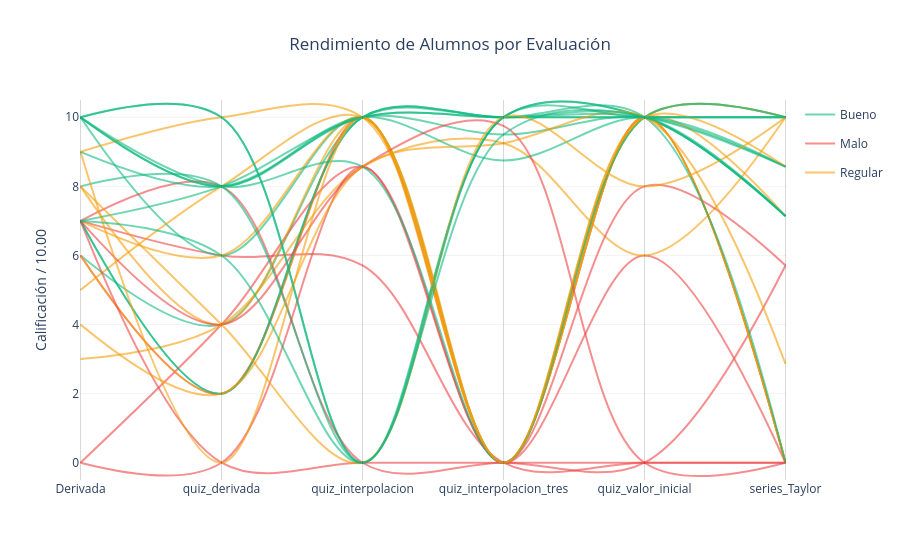

Here is the notebook cell this chart was saved with:
### Code cell
df_final[['Clasificacion', 'Color']] = df_final.apply(lambda row: pd.Series(clasificar_alumno(row['Promedio'])), axis=1)

fig1 = go.Figure()

leyendas_agregadas = {'Bueno': False, 'Regular': False, 'Malo': False}

for index, row in df_final.iterrows():
    categoria_actual = row['Clasificacion']
    
    mostrar_leyenda = not leyendas_agregadas[categoria_actual]
    if mostrar_leyenda:
        leyendas_agregadas[categoria_actual] = True

    fig1.add_trace(go.Scatter(
        x=categorias_tests,
        y=row[categorias_tests],
        mode='lines',
        line=dict(color=row['Color'], width=2, shape='spline'),
        opacity=0.6,
        name=categoria_actual, 
        legendgroup=categoria_actual, 
        showlegend=mostrar_leyenda,
        text=[f"<b>{row['Nombre Completo']}</b><br>Promedio: {row['Promedio']:.2f}<br>Clasificación: {row['Clasificacion']}"] * len(categorias_tests),
        hovertemplate="%{text}<br>%{x}: %{y:.2f}<extra></extra>"
    ))

for cat in categorias_tests:
    fig1.add_vline(x=cat, line_width=1, line_dash="solid", line_color="black", opacity=0.15)

fig1.update_layout(
    title='Rendimiento de Alumnos por Evaluación',
    title_x=0.5,
    yaxis=dict(
        title='Calificación / 10.00',
        range=[-0.5, 10.5], 
        gridcolor='rgba(200, 200, 200, 0.2)'
    ),
    plot_bgcolor='white',
    hovermode='closest'
)

fig1.show()

### Figure 1 — Plotly figure (JSON) as saved in the notebook; plotly's stock layout.template omitted (floating-point values rounded to 4 significant figures)
{"data": [{"hovertemplate": "%{text}<br>%{x}: %{y:.2f}<extra></extra>", "legendgroup": "Bueno", "line": {"color": "#10b981", "shape": "spline", "width": 2}, "mode": "lines", "name": "Bueno", "opacity": 0.6, "showlegend": true, "text": ["<b>SANDRA VIANEY ANTONIO ANTONIO</b><br>Promedio: 8.33<br>Clasificación: Bueno", "<b>SANDRA VIANEY ANTONIO ANTONIO</b><br>Promedio: 8.33<br>Clasificación: Bueno", "<b>SANDRA VIANEY ANTONIO ANTONIO</b><br>Promedio: 8.33<br>Clasificación: Bueno", "<b>SANDRA VIANEY ANTONIO ANTONIO</b><br>Promedio: 8.33<br>Clasificación: Bueno", "<b>SANDRA VIANEY ANTONIO ANTONIO</b><br>Promedio: 8.33<br>Clasificación: Bueno", "<b>SANDRA VIANEY ANTONIO ANTONIO</b><br>Promedio: 8.33<br>Clasificación: Bueno"], "type": "scatter", "x": ["Derivada", "quiz_derivada", "quiz_interpolacion", "quiz_interpolacion_tres", "quiz_valor_inicial", "series_Taylor"], "y": [6, 4, 10, 10, 10, 10]}, {"hovertemplate": "%{text}<br>%{x}: %{y:.2f}<extra></extra>", "legendgroup": "Bueno", "line": {"color": "#10b981", "shape": "spline", "width": 2}, "mode": "lines", "name": "Bueno", "opacity": 0.6, "showlegend": false, "text": ["<b>DANIELA ARANA LARA</b><br>Promedio: 7.86<br>Clasificación: Bueno", "<b>DANIELA ARANA LARA</b><br>Promedio: 7.86<br>Clasificación: Bueno", "<b>DANIELA ARANA LARA</b><br>Promedio: 7.86<br>Clasificación: Bueno", "<b>DANIELA ARANA LARA</b><br>Promedio: 7.86<br>Clasificación: Bueno", "<b>DANIELA ARANA LARA</b><br>Promedio: 7.86<br>Clasificación: Bueno", "<b>DANIELA ARANA LARA</b><br>Promedio: 7.86<br>Clasificación: Bueno"], "type": "scatter", "x": ["Derivada", "quiz_derivada", "quiz_interpolacion", "quiz_interpolacion_tres", "quiz_valor_inicial", "series_Taylor"], "y": [10, 10, 0, 10, 10, 7.14]}, {"hovertemplate": "%{text}<br>%{x}: %{y:.2f}<extra></extra>", "legendgroup": "Bueno", "line": {"color": "#10b981", "shape": "spline", "width": 2}, "mode": "lines", "name": "Bueno", "opacity": 0.6, "showlegend": false, "text": ["<b>GUADALUPE VIANEY CAMACHO CARBAJAL</b><br>Promedio: 9.35<br>Clasificación: Bueno", "<b>GUADALUPE VIANEY CAMACHO CARBAJAL</b><br>Promedio: 9.35<br>Clasificación: Bueno", "<b>GUADALUPE VIANEY CAMACHO CARBAJAL</b><br>Promedio: 9.35<br>Clasificación: Bueno", "<b>GUADALUPE VIANEY CAMACHO CARBAJAL</b><br>Promedio: 9.35<br>Clasificación: Bueno", "<b>GUADALUPE VIANEY CAMACHO CARBAJAL</b><br>Promedio: 9.35<br>Clasificación: Bueno", "<b>GUADALUPE VIANEY CAMACHO CARBAJAL</b><br>Promedio: 9.35<br>Clasificación: Bueno"], "type": "scatter", "x": ["Derivada", "quiz_derivada", "quiz_interpolacion", "quiz_interpolacion_tres", "quiz_valor_inicial", "series_Taylor"], "y": [10, 8, 10, 9.5, 10, 8.57]}, {"hovertemplate": "%{text}<br>%{x}: %{y:.2f}<extra></extra>", "legendgroup": "Malo", "line": {"color": "#ef4444", "shape": "spline", "width": 2}, "mode": "lines", "name": "Malo", "opacity": 0.6, "showlegend": true, "text": ["<b>VALERIA CARMONA RODRIGUEZ</b><br>Promedio: 3.12<br>Clasificación: Malo", "<b>VALERIA CARMONA RODRIGUEZ</b><br>Promedio: 3.12<br>Clasificación: Malo", "<b>VALERIA CARMONA RODRIGUEZ</b><br>Promedio: 3.12<br>Clasificación: Malo", "<b>VALERIA CARMONA RODRIGUEZ</b><br>Promedio: 3.12<br>Clasificación: Malo", "<b>VALERIA CARMONA RODRIGUEZ</b><br>Promedio: 3.12<br>Clasificación: Malo", "<b>VALERIA CARMONA RODRIGUEZ</b><br>Promedio: 3.12<br>Clasificación: Malo"], "type": "scatter", "x": ["Derivada", "quiz_derivada", "quiz_interpolacion", "quiz_interpolacion_tres", "quiz_valor_inicial", "series_Taylor"], "y": [7, 6, 5.71, 0, 0, 0]}, {"hovertemplate": "%{text}<br>%{x}: %{y:.2f}<extra></extra>", "legendgroup": "Bueno", "line": {"color": "#10b981", "shape": "spline", "width": 2}, "mode": "lines", "name": "Bueno", "opacity": 0.6, "showlegend": false, "text": ["<b>DIEGO CORTES PEREZ</b><br>Promedio: 7.67<br>Clasificación: Bueno", "<b>DIEGO CORTES PEREZ</b><br>Promedio: 7.67<br>Clasificación: Bueno", "<b>DIEGO CORTES PEREZ</b><br>Promedio: 7.67<br>Clasificación: Bueno", "<b>DIEGO CORTES PEREZ</b><br>Promedio: 7.67<br>Clasificación: Bueno", "<b>DIEGO CORTES PEREZ</b><br>Promedio: 7.67<br>Clasificación: Bueno", "<b>DIEGO CORTES PEREZ</b><br>Promedio: 7.67<br>Clasificación: Bueno"], "type": "scatter", "x": ["Derivada", "quiz_derivada", "quiz_interpolacion", "quiz_interpolacion_tres", "quiz_valor_inicial", "series_Taylor"], "y": [10, 6, 10, 0, 10, 10]}, {"hovertemplate": "%{text}<br>%{x}: %{y:.2f}<extra></extra>", "legendgroup": "Regular", "line": {"color": "#f59e0b", "shape": "spline", "width": 2}, "mode": "lines", "name": "Regular", "opacity": 0.6, "showlegend": true, "text": ["<b>JADE DOMINIQUE DESTINOBLES HERNANDEZ</b><br>Promedio: 6.69<br>Clasificación: Regular", "<b>JADE DOMINIQUE DESTINOBLES HERNANDEZ</b><br>Promedio: 6.69<br>Clasificación: Regular", "<b>JADE DOMINIQUE DESTINOBLES HERNANDEZ</b><br>Promedio: 6.69<br>Clasificación: Regular", "<b>JADE DOMINIQUE DESTINOBLES HERNANDEZ</b><br>Promedio: 6.69<br>Clasificación: Regular", "<b>JADE DOMINIQUE DESTINOBLES HERNANDEZ</b><br>Promedio: 6.69<br>Clasificación: Regular", "<b>JADE DOMINIQUE DESTINOBLES HERNANDEZ</b><br>Promedio: 6.69<br>Clasificación: Regular"], "type": "scatter", "x": ["Derivada", "quiz_derivada", "quiz_interpolacion", "quiz_interpolacion_tres", "quiz_valor_inicial", "series_Taylor"], "y": [7, 6, 10, 0, 10, 7.14]}, {"hovertemplate": "%{text}<br>%{x}: %{y:.2f}<extra></extra>", "legendgroup": "Bueno", "line": {"color": "#10b981", "shape": "spline", "width": 2}, "mode": "lines", "name": "Bueno", "opacity": 0.6, "showlegend": false, "text": ["<b>NOE GONZALEZ IBAÑEZ</b><br>Promedio: 7.69<br>Clasificación: Bueno", "<b>NOE GONZALEZ IBAÑEZ</b><br>Promedio: 7.69<br>Clasificación: Bueno", "<b>NOE GONZALEZ IBAÑEZ</b><br>Promedio: 7.69<br>Clasificación: Bueno", "<b>NOE GONZALEZ IBAÑEZ</b><br>Promedio: 7.69<br>Clasificación: Bueno", "<b>NOE GONZALEZ IBAÑEZ</b><br>Promedio: 7.69<br>Clasificación: Bueno", "<b>NOE GONZALEZ IBAÑEZ</b><br>Promedio: 7.69<br>Clasificación: Bueno"], "type": "scatter", "x": ["Derivada", "quiz_derivada", "quiz_interpolacion", "quiz_interpolacion_tres", "quiz_valor_inicial", "series_Taylor"], "y": [7, 2, 10, 10, 10, 7.14]}, {"hovertemplate": "%{text}<br>%{x}: %{y:.2f}<extra></extra>", "legendgroup": "Regular", "line": {"color": "#f59e0b", "shape": "spline", "width": 2}, "mode": "lines", "name": "Regular", "opacity": 0.6, "showlegend": false, "text": ["<b>JOSELIN GONZALEZ RAMIREZ</b><br>Promedio: 6.50<br>Clasificación: Regular", "<b>JOSELIN GONZALEZ RAMIREZ</b><br>Promedio: 6.50<br>Clasificación: Regular", "<b>JOSELIN GONZALEZ RAMIREZ</b><br>Promedio: 6.50<br>Clasificación: Regular", "<b>JOSELIN GONZALEZ RAMIREZ</b><br>Promedio: 6.50<br>Clasificación: Regular", "<b>JOSELIN GONZALEZ RAMIREZ</b><br>Promedio: 6.50<br>Clasificación: Regular", "<b>JOSELIN GONZALEZ RAMIREZ</b><br>Promedio: 6.50<br>Clasificación: Regular"], "type": "scatter", "x": ["Derivada", "quiz_derivada", "quiz_interpolacion", "quiz_interpolacion_tres", "quiz_valor_inicial", "series_Taylor"], "y": [9, 10, 10, 0, 10, 0]}, {"hovertemplate": "%{text}<br>%{x}: %{y:.2f}<extra></extra>", "legendgroup": "Malo", "line": {"color": "#ef4444", "shape": "spline", "width": 2}, "mode": "lines", "name": "Malo", "opacity": 0.6, "showlegend": false, "text": ["<b>DAVID YAZAO GORDILLO ARREDONDO</b><br>Promedio: 3.10<br>Clasificación: Malo", "<b>DAVID YAZAO GORDILLO ARREDONDO</b><br>Promedio: 3.10<br>Clasificación: Malo", "<b>DAVID YAZAO GORDILLO ARREDONDO</b><br>Promedio: 3.10<br>Clasificación: Malo", "<b>DAVID YAZAO GORDILLO ARREDONDO</b><br>Promedio: 3.10<br>Clasificación: Malo", "<b>DAVID YAZAO GORDILLO ARREDONDO</b><br>Promedio: 3.10<br>Clasificación: Malo", "<b>DAVID YAZAO GORDILLO ARREDONDO</b><br>Promedio: 3.10<br>Clasificación: Malo"], "type": "scatter", "x": ["Derivada", "quiz_derivada", "quiz_interpolacion", "quiz_interpolacion_tres", "quiz_valor_inicial", "series_Taylor"], "y": [0, 4, 8.57, 0, 6, 0]}, {"hovertemplate": "%{text}<br>%{x}: %{y:.2f}<extra></extra>", "legendgroup": "Regular", "line": {"color": "#f59e0b", "shape": "spline", "width": 2}, "mode": "lines", "name": "Regular", "opacity": 0.6, "showlegend": false, "text": ["<b>LUNA HERNANDEZ CERNA</b><br>Promedio: 6.80<br>Clasificación: Regular", "<b>LUNA HERNANDEZ CERNA</b><br>Promedio: 6.80<br>Clasificación: Regular", "<b>LUNA HERNANDEZ CERNA</b><br>Promedio: 6.80<br>Clasificación: Regular", "<b>LUNA HERNANDEZ CERNA</b><br>Promedio: 6.80<br>Clasificación: Regular", "<b>LUNA HERNANDEZ CERNA</b><br>Promedio: 6.80<br>Clasificación: Regular", "<b>LUNA HERNANDEZ CERNA</b><br>Promedio: 6.80<br>Clasificación: Regular"], "type": "scatter", "x": ["Derivada", "quiz_derivada", "quiz_interpolacion", "quiz_interpolacion_tres", "quiz_valor_inicial", "series_Taylor"], "y": [3, 4, 8.57, 9.25, 6, 10]}, {"hovertemplate": "%{text}<br>%{x}: %{y:.2f}<extra></extra>", "legendgroup": "Malo", "line": {"color": "#ef4444", "shape": "spline", "width": 2}, "mode": "lines", "name": "Malo", "opacity": 0.6, "showlegend": false, "text": ["<b>DAVID ANTONIO HERNANDEZ OLVERA</b><br>Promedio: 4.67<br>Clasificación: Malo", "<b>DAVID ANTONIO HERNANDEZ OLVERA</b><br>Promedio: 4.67<br>Clasificación: Malo", "<b>DAVID ANTONIO HERNANDEZ OLVERA</b><br>Promedio: 4.67<br>Clasificación: Malo", "<b>DAVID ANTONIO HERNANDEZ OLVERA</b><br>Promedio: 4.67<br>Clasificación: Malo", "<b>DAVID ANTONIO HERNANDEZ OLVERA</b><br>Promedio: 4.67<br>Clasificación: Malo", "<b>DAVID ANTONIO HERNANDEZ OLVERA</b><br>Promedio: 4.67<br>Clasificación: Malo"], "type": "scatter", "x": ["Derivada", "quiz_derivada", "quiz_interpolacion", "quiz_interpolacion_tres", "quiz_valor_inicial", "series_Taylor"], "y": [6, 2, 10, 0, 10, 0]}, {"hovertemplate": "%{text}<br>%{x}: %{y:.2f}<extra></extra>", "legendgroup": "Regular", "line": {"color": "#f59e0b", "shape": "spline", "width": 2}, "mode": "lines", "name": "Regular", "opacity": 0.6, "showlegend": false, "text": ["<b>SALVADOR HERNANDEZ RAMIREZ</b><br>Promedio: 6.33<br>Clasificación: Regular", "<b>SALVADOR HERNANDEZ RAMIREZ</b><br>Promedio: 6.33<br>Clasificación: Regular", "<b>SALVADOR HERNANDEZ RAMIREZ</b><br>Promedio: 6.33<br>Clasificación: Regular", "<b>SALVADOR HERNANDEZ RAMIREZ</b><br>Promedio: 6.33<br>Clasificación: Regular", "<b>SALVADOR HERNANDEZ RAMIREZ</b><br>Promedio: 6.33<br>Clasificación: Regular", "<b>SALVADOR HERNANDEZ RAMIREZ</b><br>Promedio: 6.33<br>Clasificación: Regular"], "type": "scatter", "x": ["Derivada", "quiz_derivada", "quiz_interpolacion", "quiz_interpolacion_tres", "quiz_valor_inicial", "series_Taylor"], "y": [6, 2, 10, 0, 10, 10]}, {"hovertemplate": "%{text}<br>%{x}: %{y:.2f}<extra></extra>", "legendgroup": "Malo", "line": {"color": "#ef4444", "shape": "spline", "width": 2}, "mode": "lines", "name": "Malo", "opacity": 0.6, "showlegend": false, "text": ["<b>DANIEL HERNANDEZ TORRES</b><br>Promedio: 3.45<br>Clasificación: Malo", "<b>DANIEL HERNANDEZ TORRES</b><br>Promedio: 3.45<br>Clasificación: Malo", "<b>DANIEL HERNANDEZ TORRES</b><br>Promedio: 3.45<br>Clasificación: Malo", "<b>DANIEL HERNANDEZ TORRES</b><br>Promedio: 3.45<br>Clasificación: Malo", "<b>DANIEL HERNANDEZ TORRES</b><br>Promedio: 3.45<br>Clasificación: Malo", "<b>DANIEL HERNANDEZ TORRES</b><br>Promedio: 3.45<br>Clasificación: Malo"], "type": "scatter", "x": ["Derivada", "quiz_derivada", "quiz_interpolacion", "quiz_interpolacion_tres", "quiz_valor_inicial", "series_Taylor"], "y": [7, 8, 0, 0, 0, 5.71]}, {"hovertemplate": "%{text}<br>%{x}: %{y:.2f}<extra></extra>", "legendgroup": "Bueno", "line": {"color": "#10b981", "shape": "spline", "width": 2}, "mode": "lines", "name": "Bueno", "opacity": 0.6, "showlegend": false, "text": ["<b>IZAC ELEZBAN IBAÑEZ SILVA</b><br>Promedio: 7.19<br>Clasificación: Bueno", "<b>IZAC ELEZBAN IBAÑEZ SILVA</b><br>Promedio: 7.19<br>Clasificación: Bueno", "<b>IZAC ELEZBAN IBAÑEZ SILVA</b><br>Promedio: 7.19<br>Clasificación: Bueno", "<b>IZAC ELEZBAN IBAÑEZ SILVA</b><br>Promedio: 7.19<br>Clasificación: Bueno", "<b>IZAC ELEZBAN IBAÑEZ SILVA</b><br>Promedio: 7.19<br>Clasificación: Bueno", "<b>IZAC ELEZBAN IBAÑEZ SILVA</b><br>Promedio: 7.19<br>Clasificación: Bueno"], "type": "scatter", "x": ["Derivada", "quiz_derivada", "quiz_interpolacion", "quiz_interpolacion_tres", "quiz_valor_inicial", "series_Taylor"], "y": [8, 8, 0, 10, 10, 7.14]}, {"hovertemplate": "%{text}<br>%{x}: %{y:.2f}<extra></extra>", "legendgroup": "Malo", "line": {"color": "#ef4444", "shape": "spline", "width": 2}, "mode": "lines", "name": "Malo", "opacity": 0.6, "showlegend": false, "text": ["<b>DIEGO LIZALDE GALINDO</b><br>Promedio: 3.71<br>Clasificación: Malo", "<b>DIEGO LIZALDE GALINDO</b><br>Promedio: 3.71<br>Clasificación: Malo", "<b>DIEGO LIZALDE GALINDO</b><br>Promedio: 3.71<br>Clasificación: Malo", "<b>DIEGO LIZALDE GALINDO</b><br>Promedio: 3.71<br>Clasificación: Malo", "<b>DIEGO LIZALDE GALINDO</b><br>Promedio: 3.71<br>Clasificación: Malo", "<b>DIEGO LIZALDE GALINDO</b><br>Promedio: 3.71<br>Clasificación: Malo"], "type": "scatter", "x": ["Derivada", "quiz_derivada", "quiz_interpolacion", "quiz_interpolacion_tres", "quiz_valor_inicial", "series_Taylor"], "y": [0, 0, 8.57, 0, 8, 5.71]}, {"hovertemplate": "%{text}<br>%{x}: %{y:.2f}<extra></extra>", "legendgroup": "Regular", "line": {"color": "#f59e0b", "shape": "spline", "width": 2}, "mode": "lines", "name": "Regular", "opacity": 0.6, "showlegend": false, "text": ["<b>ISMAEL LUNA GARCIA</b><br>Promedio: 5.50<br>Clasificación: Regular", "<b>ISMAEL LUNA GARCIA</b><br>Promedio: 5.50<br>Clasificación: Regular", "<b>ISMAEL LUNA GARCIA</b><br>Promedio: 5.50<br>Clasificación: Regular", "<b>ISMAEL LUNA GARCIA</b><br>Promedio: 5.50<br>Clasificación: Regular", "<b>ISMAEL LUNA GARCIA</b><br>Promedio: 5.50<br>Clasificación: Regular", "<b>ISMAEL LUNA GARCIA</b><br>Promedio: 5.50<br>Clasificación: Regular"], "type": "scatter", "x": ["Derivada", "quiz_derivada", "quiz_interpolacion", "quiz_interpolacion_tres", "quiz_valor_inicial", "series_Taylor"], "y": [5, 8, 10, 0, 10, 0]}, {"hovertemplate": "%{text}<br>%{x}: %{y:.2f}<extra></extra>", "legendgroup": "Regular", "line": {"color": "#f59e0b", "shape": "spline", "width": 2}, "mode": "lines", "name": "Regular", "opacity": 0.6, "showlegend": false, "text": ["<b>HILDA ELIS MENDEZ PERALES</b><br>Promedio: 5.33<br>Clasificación: Regular", "<b>HILDA ELIS MENDEZ PERALES</b><br>Promedio: 5.33<br>Clasificación: Regular", "<b>HILDA ELIS MENDEZ PERALES</b><br>Promedio: 5.33<br>Clasificación: Regular", "<b>HILDA ELIS MENDEZ PERALES</b><br>Promedio: 5.33<br>Clasificación: Regular", "<b>HILDA ELIS MENDEZ PERALES</b><br>Promedio: 5.33<br>Clasificación: Regular", "<b>HILDA ELIS MENDEZ PERALES</b><br>Promedio: 5.33<br>Clasificación: Regular"], "type": "scatter", "x": ["Derivada", "quiz_derivada", "quiz_interpolacion", "quiz_interpolacion_tres", "quiz_valor_inicial", "series_Taylor"], "y": [8, 4, 10, 0, 10, 0]}, {"hovertemplate": "%{text}<br>%{x}: %{y:.2f}<extra></extra>", "legendgroup": "Bueno", "line": {"color": "#10b981", "shape": "spline", "width": 2}, "mode": "lines", "name": "Bueno", "opacity": 0.6, "showlegend": false, "text": ["<b>VANESSA ELENA MONDRAGON ALFARO</b><br>Promedio: 7.76<br>Clasificación: Bueno", "<b>VANESSA ELENA MONDRAGON ALFARO</b><br>Promedio: 7.76<br>Clasificación: Bueno", "<b>VANESSA ELENA MONDRAGON ALFARO</b><br>Promedio: 7.76<br>Clasificación: Bueno", "<b>VANESSA ELENA MONDRAGON ALFARO</b><br>Promedio: 7.76<br>Clasificación: Bueno", "<b>VANESSA ELENA MONDRAGON ALFARO</b><br>Promedio: 7.76<br>Clasificación: Bueno", "<b>VANESSA ELENA MONDRAGON ALFARO</b><br>Promedio: 7.76<br>Clasificación: Bueno"], "type": "scatter", "x": ["Derivada", "quiz_derivada", "quiz_interpolacion", "quiz_interpolacion_tres", "quiz_valor_inicial", "series_Taylor"], "y": [10, 8, 8.57, 0, 10, 10]}, {"hovertemplate": "%{text}<br>%{x}: %{y:.2f}<extra></extra>", "legendgroup": "Malo", "line": {"color": "#ef4444", "shape": "spline", "width": 2}, "mode": "lines", "name": "Malo", "opacity": 0.6, "showlegend": false, "text": ["<b>DAFNE BRISEIRY MORALES RODRIGUEZ</b><br>Promedio: 1.17<br>Clasificación: Malo", "<b>DAFNE BRISEIRY MORALES RODRIGUEZ</b><br>Promedio: 1.17<br>Clasificación: Malo", "<b>DAFNE BRISEIRY MORALES RODRIGUEZ</b><br>Promedio: 1.17<br>Clasificación: Malo", "<b>DAFNE BRISEIRY MORALES RODRIGUEZ</b><br>Promedio: 1.17<br>Clasificación: Malo", "<b>DAFNE BRISEIRY MORALES RODRIGUEZ</b><br>Promedio: 1.17<br>Clasificación: Malo", "<b>DAFNE BRISEIRY MORALES RODRIGUEZ</b><br>Promedio: 1.17<br>Clasificación: Malo"], "type": "scatter", "x": ["Derivada", "quiz_derivada", "quiz_interpolacion", "quiz_interpolacion_tres", "quiz_valor_inicial", "series_Taylor"], "y": [7, 0, 0, 0, 0, 0]}, {"hovertemplate": "%{text}<br>%{x}: %{y:.2f}<extra></extra>", "legendgroup": "Bueno", "line": {"color": "#10b981", "shape": "spline", "width": 2}, "mode": "lines", "name": "Bueno", "opacity": 0.6, "showlegend": false, "text": ["<b>CITLALLI YUNUHEN PEREZ HERNANDEZ</b><br>Promedio: 7.50<br>Clasificación: Bueno", "<b>CITLALLI YUNUHEN PEREZ HERNANDEZ</b><br>Promedio: 7.50<br>Clasificación: Bueno", "<b>CITLALLI YUNUHEN PEREZ HERNANDEZ</b><br>Promedio: 7.50<br>Clasificación: Bueno", "<b>CITLALLI YUNUHEN PEREZ HERNANDEZ</b><br>Promedio: 7.50<br>Clasificación: Bueno", "<b>CITLALLI YUNUHEN PEREZ HERNANDEZ</b><br>Promedio: 7.50<br>Clasificación: Bueno", "<b>CITLALLI YUNUHEN PEREZ HERNANDEZ</b><br>Promedio: 7.50<br>Clasificación: Bueno"], "type": "scatter", "x": ["Derivada", "quiz_derivada", "quiz_interpolacion", "quiz_interpolacion_tres", "quiz_valor_inicial", "series_Taylor"], "y": [7, 8, 10, 10, 10, 0]}, {"hovertemplate": "%{text}<br>%{x}: %{y:.2f}<extra></extra>", "legendgroup": "Bueno", "line": {"color": "#10b981", "shape": "spline", "width": 2}, "mode": "lines", "name": "Bueno", "opacity": 0.6, "showlegend": false, "text": ["<b>MAYRYM PEREZVARGAS MEDINA</b><br>Promedio: 9.22<br>Clasificación: Bueno", "<b>MAYRYM PEREZVARGAS MEDINA</b><br>Promedio: 9.22<br>Clasificación: Bueno", "<b>MAYRYM PEREZVARGAS MEDINA</b><br>Promedio: 9.22<br>Clasificación: Bueno", "<b>MAYRYM PEREZVARGAS MEDINA</b><br>Promedio: 9.22<br>Clasificación: Bueno", "<b>MAYRYM PEREZVARGAS MEDINA</b><br>Promedio: 9.22<br>Clasificación: Bueno", "<b>MAYRYM PEREZVARGAS MEDINA</b><br>Promedio: 9.22<br>Clasificación: Bueno"], "type": "scatter", "x": ["Derivada", "quiz_derivada", "quiz_interpolacion", "quiz_interpolacion_tres", "quiz_valor_inicial", "series_Taylor"], "y": [10, 8, 10, 8.75, 10, 8.57]}, {"hovertemplate": "%{text}<br>%{x}: %{y:.2f}<extra></extra>", "legendgroup": "Bueno", "line": {"color": "#10b981", "shape": "spline", "width": 2}, "mode": "lines", "name": "Bueno", "opacity": 0.6, "showlegend": false, "text": ["<b>LAURA ANGELICA RAMOS HUERTA</b><br>Promedio: 8.17<br>Clasificación: Bueno", "<b>LAURA ANGELICA RAMOS HUERTA</b><br>Promedio: 8.17<br>Clasificación: Bueno", "<b>LAURA ANGELICA RAMOS HUERTA</b><br>Promedio: 8.17<br>Clasificación: Bueno", "<b>LAURA ANGELICA RAMOS HUERTA</b><br>Promedio: 8.17<br>Clasificación: Bueno", "<b>LAURA ANGELICA RAMOS HUERTA</b><br>Promedio: 8.17<br>Clasificación: Bueno", "<b>LAURA ANGELICA RAMOS HUERTA</b><br>Promedio: 8.17<br>Clasificación: Bueno"], "type": "scatter", "x": ["Derivada", "quiz_derivada", "quiz_interpolacion", "quiz_interpolacion_tres", "quiz_valor_inicial", "series_Taylor"], "y": [7, 2, 10, 10, 10, 10]}, {"hovertemplate": "%{text}<br>%{x}: %{y:.2f}<extra></extra>", "legendgroup": "Malo", "line": {"color": "#ef4444", "shape": "spline", "width": 2}, "mode": "lines", "name": "Malo", "opacity": 0.6, "showlegend": false, "text": ["<b>LESLI RUIZ MENDEZ</b><br>Promedio: 4.89<br>Clasificación: Malo", "<b>LESLI RUIZ MENDEZ</b><br>Promedio: 4.89<br>Clasificación: Malo", "<b>LESLI RUIZ MENDEZ</b><br>Promedio: 4.89<br>Clasificación: Malo", "<b>LESLI RUIZ MENDEZ</b><br>Promedio: 4.89<br>Clasificación: Malo", "<b>LESLI RUIZ MENDEZ</b><br>Promedio: 4.89<br>Clasificación: Malo", "<b>LESLI RUIZ MENDEZ</b><br>Promedio: 4.89<br>Clasificación: Malo"], "type": "scatter", "x": ["Derivada", "quiz_derivada", "quiz_interpolacion", "quiz_interpolacion_tres", "quiz_valor_inicial", "series_Taylor"], "y": [7, 4, 8.57, 9.75, 0, 0]}, {"hovertemplate": "%{text}<br>%{x}: %{y:.2f}<extra></extra>", "legendgroup": "Regular", "line": {"color": "#f59e0b", "shape": "spline", "width": 2}, "mode": "lines", "name": "Regular", "opacity": 0.6, "showlegend": false, "text": ["<b>ERIKA GABRIELA SANTIAGO GARCIA</b><br>Promedio: 6.11<br>Clasificación: Regular", "<b>ERIKA GABRIELA SANTIAGO GARCIA</b><br>Promedio: 6.11<br>Clasificación: Regular", "<b>ERIKA GABRIELA SANTIAGO GARCIA</b><br>Promedio: 6.11<br>Clasificación: Regular", "<b>ERIKA GABRIELA SANTIAGO GARCIA</b><br>Promedio: 6.11<br>Clasificación: Regular", "<b>ERIKA GABRIELA SANTIAGO GARCIA</b><br>Promedio: 6.11<br>Clasificación: Regular", "<b>ERIKA GABRIELA SANTIAGO GARCIA</b><br>Promedio: 6.11<br>Clasificación: Regular"], "type": "scatter", "x": ["Derivada", "quiz_derivada", "quiz_interpolacion", "quiz_interpolacion_tres", "quiz_valor_inicial", "series_Taylor"], "y": [4, 2, 8.57, 9.25, 10, 2.86]}, {"hovertemplate": "%{text}<br>%{x}: %{y:.2f}<extra></extra>", "legendgroup": "Regular", "line": {"color": "#f59e0b", "shape": "spline", "width": 2}, "mode": "lines", "name": "Regular", "opacity": 0.6, "showlegend": false, "text": ["<b>DALIA MAYTE SANTIAGO NAVARRETE</b><br>Promedio: 6.26<br>Clasificación: Regular", "<b>DALIA MAYTE SANTIAGO NAVARRETE</b><br>Promedio: 6.26<br>Clasificación: Regular", "<b>DALIA MAYTE SANTIAGO NAVARRETE</b><br>Promedio: 6.26<br>Clasificación: Regular", "<b>DALIA MAYTE SANTIAGO NAVARRETE</b><br>Promedio: 6.26<br>Clasificación: Regular", "<b>DALIA MAYTE SANTIAGO NAVARRETE</b><br>Promedio: 6.26<br>Clasificación: Regular", "<b>DALIA MAYTE SANTIAGO NAVARRETE</b><br>Promedio: 6.26<br>Clasificación: Regular"], "type": "scatter", "x": ["Derivada", "quiz_derivada", "quiz_interpolacion", "quiz_interpolacion_tres", "quiz_valor_inicial", "series_Taylor"], "y": [9, 0, 10, 0, 10, 8.57]}, {"hovertemplate": "%{text}<br>%{x}: %{y:.2f}<extra></extra>", "legendgroup": "Bueno", "line": {"color": "#10b981", "shape": "spline", "width": 2}, "mode": "lines", "name": "Bueno", "opacity": 0.6, "showlegend": false, "text": ["<b>KEYLANI SOTO GODINEZ</b><br>Promedio: 9.26<br>Clasificación: Bueno", "<b>KEYLANI SOTO GODINEZ</b><br>Promedio: 9.26<br>Clasificación: Bueno", "<b>KEYLANI SOTO GODINEZ</b><br>Promedio: 9.26<br>Clasificación: Bueno", "<b>KEYLANI SOTO GODINEZ</b><br>Promedio: 9.26<br>Clasificación: Bueno", "<b>KEYLANI SOTO GODINEZ</b><br>Promedio: 9.26<br>Clasificación: Bueno", "<b>KEYLANI SOTO GODINEZ</b><br>Promedio: 9.26<br>Clasificación: Bueno"], "type": "scatter", "x": ["Derivada", "quiz_derivada", "quiz_interpolacion", "quiz_interpolacion_tres", "quiz_valor_inicial", "series_Taylor"], "y": [9, 8, 10, 10, 10, 8.57]}, {"hovertemplate": "%{text}<br>%{x}: %{y:.2f}<extra></extra>", "legendgroup": "Regular", "line": {"color": "#f59e0b", "shape": "spline", "width": 2}, "mode": "lines", "name": "Regular", "opacity": 0.6, "showlegend": false, "text": ["<b>JOAQUIN LEONARDO SUAREZ AGUILAR</b><br>Promedio: 6.67<br>Clasificación: Regular", "<b>JOAQUIN LEONARDO SUAREZ AGUILAR</b><br>Promedio: 6.67<br>Clasificación: Regular", "<b>JOAQUIN LEONARDO SUAREZ AGUILAR</b><br>Promedio: 6.67<br>Clasificación: Regular", "<b>JOAQUIN LEONARDO SUAREZ AGUILAR</b><br>Promedio: 6.67<br>Clasificación: Regular", "<b>JOAQUIN LEONARDO SUAREZ AGUILAR</b><br>Promedio: 6.67<br>Clasificación: Regular", "<b>JOAQUIN LEONARDO SUAREZ AGUILAR</b><br>Promedio: 6.67<br>Clasificación: Regular"], "type": "scatter", "x": ["Derivada", "quiz_derivada", "quiz_interpolacion", "quiz_interpolacion_tres", "quiz_valor_inicial", "series_Taylor"], "y": [8, 4, 0, 10, 8, 10]}, {"hovertemplate": "%{text}<br>%{x}: %{y:.2f}<extra></extra>", "legendgroup": "Bueno", "line": {"color": "#10b981", "shape": "spline", "width": 2}, "mode": "lines", "name": "Bueno", "opacity": 0.6, "showlegend": false, "text": ["<b>ALVARO JULIAN TOVAR RAMIREZ</b><br>Promedio: 7.77<br>Clasificación: Bueno", "<b>ALVARO JULIAN TOVAR RAMIREZ</b><br>Promedio: 7.77<br>Clasificación: Bueno", "<b>ALVARO JULIAN TOVAR RAMIREZ</b><br>Promedio: 7.77<br>Clasificación: Bueno", "<b>ALVARO JULIAN TOVAR RAMIREZ</b><br>Promedio: 7.77<br>Clasificación: Bueno", "<b>ALVARO JULIAN TOVAR RAMIREZ</b><br>Promedio: 7.77<br>Clasificación: Bueno", "<b>ALVARO JULIAN TOVAR RAMIREZ</b><br>Promedio: 7.77<br>Clasificación: Bueno"], "type": "scatter", "x": ["Derivada", "quiz_derivada", "quiz_interpolacion", "quiz_interpolacion_tres", "quiz_valor_inicial", "series_Taylor"], "y": [10, 10, 0, 9.5, 10, 7.14]}, {"hovertemplate": "%{text}<br>%{x}: %{y:.2f}<extra></extra>", "legendgroup": "Bueno", "line": {"color": "#10b981", "shape": "spline", "width": 2}, "mode": "lines", "name": "Bueno", "opacity": 0.6, "showlegend": false, "text": ["<b>VANESSA MONTSERRAT ZAMORA VILCHIS</b><br>Promedio: 7.17<br>Clasificación: Bueno", "<b>VANESSA MONTSERRAT ZAMORA VILCHIS</b><br>Promedio: 7.17<br>Clasificación: Bueno", "<b>VANESSA MONTSERRAT ZAMORA VILCHIS</b><br>Promedio: 7.17<br>Clasificación: Bueno", "<b>VANESSA MONTSERRAT ZAMORA VILCHIS</b><br>Promedio: 7.17<br>Clasificación: Bueno", "<b>VANESSA MONTSERRAT ZAMORA VILCHIS</b><br>Promedio: 7.17<br>Clasificación: Bueno", "<b>VANESSA MONTSERRAT ZAMORA VILCHIS</b><br>Promedio: 7.17<br>Clasificación: Bueno"], "type": "scatter", "x": ["Derivada", "quiz_derivada", "quiz_interpolacion", "quiz_interpolacion_tres", "quiz_valor_inicial", "series_Taylor"], "y": [7, 6, 0, 10, 10, 10]}], "layout": {"hovermode": "closest", "plot_bgcolor": "white", "shapes": [{"line": {"color": "black", "dash": "solid", "width": 1}, "opacity": 0.15, "type": "line", "x0": "Derivada", "x1": "Derivada", "xref": "x", "y0": 0, "y1": 1, "yref": "y domain"}, {"line": {"color": "black", "dash": "solid", "width": 1}, "opacity": 0.15, "type": "line", "x0": "quiz_derivada", "x1": "quiz_derivada", "xref": "x", "y0": 0, "y1": 1, "yref": "y domain"}, {"line": {"color": "black", "dash": "solid", "width": 1}, "opacity": 0.15, "type": "line", "x0": "quiz_interpolacion", "x1": "quiz_interpolacion", "xref": "x", "y0": 0, "y1": 1, "yref": "y domain"}, {"line": {"color": "black", "dash": "solid", "width": 1}, "opacity": 0.15, "type": "line", "x0": "quiz_interpolacion_tres", "x1": "quiz_interpolacion_tres", "xref": "x", "y0": 0, "y1": 1, "yref": "y domain"}, {"line": {"color": "black", "dash": "solid", "width": 1}, "opacity": 0.15, "type": "line", "x0": "quiz_valor_inicial", "x1": "quiz_valor_inicial", "xref": "x", "y0": 0, "y1": 1, "yref": "y domain"}, {"line": {"color": "black", "dash": "solid", "width": 1}, "opacity": 0.15, "type": "line", "x0": "series_Taylor", "x1": "series_Taylor", "xref": "x", "y0": 0, "y1": 1, "yref": "y domain"}], "title": {"text": "Rendimiento de Alumnos por Evaluación", "x": 0.5}, "yaxis": {"gridcolor": "rgba(200, 200, 200, 0.2)", "range": [-0.5, 10.5], "title": {"text": "Calificación / 10.00"}}}}
